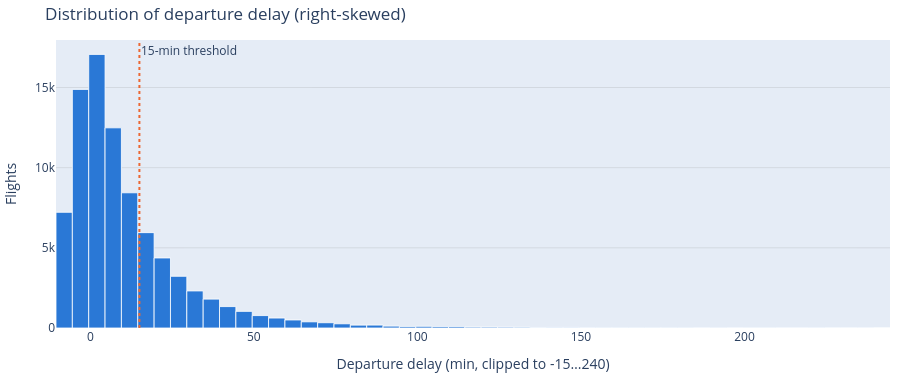
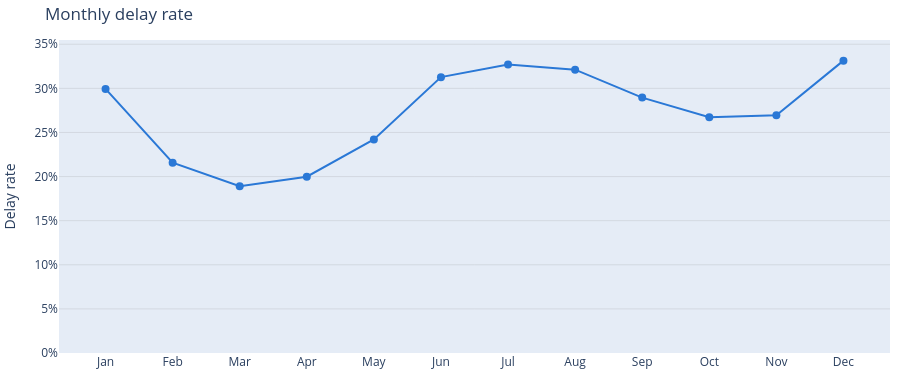

These figures' notebook cell, in order:
### Code cell
C.delay_histogram(df).show()
C.monthly_rate(df).show()

### Figure 1 — Plotly figure (JSON) as saved in the notebook; plotly's stock layout.template omitted (floating-point values rounded to 4 significant figures; data arrays with more than 128 entries replaced by an {"elided": "..."} marker saying what was removed)
{"data": [{"bingroup": "x", "hovertemplate": "Delay_Min=%{x}<br>count=%{y}<extra></extra>", "legendgroup": "", "marker": {"color": "#2a78d6", "line": {"color": "rgba(255,255,255,0.8)", "width": 1}, "pattern": {"shape": ""}}, "name": "", "nbinsx": 85, "orientation": "v", "showlegend": false, "type": "histogram", "x": {"elided": "84397 float values"}, "xaxis": "x", "yaxis": "y"}], "layout": {"annotations": [{"showarrow": false, "text": "15-min threshold", "x": 15, "xanchor": "left", "xref": "x", "y": 1, "yanchor": "top", "yref": "y domain"}], "barmode": "relative", "height": 380, "hoverlabel": {"namelength": -1}, "legend": {"orientation": "h", "tracegroupgap": 0, "x": 0, "y": 1.02, "yanchor": "bottom"}, "margin": {"b": 10, "l": 10, "r": 10, "t": 40}, "shapes": [{"line": {"color": "#eb6834", "dash": "dot"}, "type": "line", "x0": 15, "x1": 15, "xref": "x", "y0": 0, "y1": 1, "yref": "y domain"}], "title": {"text": "Distribution of departure delay (right-skewed)"}, "xaxis": {"anchor": "y", "domain": [0, 1], "showgrid": false, "title": {"text": "Departure delay (min, clipped to -15…240)"}}, "yaxis": {"anchor": "x", "domain": [0, 1], "gridcolor": "rgba(128,128,128,0.18)", "title": {"text": "Flights"}, "zeroline": false}}}

### Figure 2 — Plotly figure (JSON) as saved in the notebook; plotly's stock layout.template omitted (floating-point values rounded to 4 significant figures)
{"data": [{"hovertemplate": "%{x}: %{y:.1%}<extra></extra>", "line": {"color": "#2a78d6", "width": 2}, "marker": {"size": 8}, "mode": "lines+markers", "type": "scatter", "x": ["Jan", "Feb", "Mar", "Apr", "May", "Jun", "Jul", "Aug", "Sep", "Oct", "Nov", "Dec"], "y": [0.2994, 0.2157, 0.189, 0.1999, 0.2421, 0.3127, 0.3271, 0.3212, 0.2895, 0.2672, 0.2695, 0.3314]}], "layout": {"height": 380, "hoverlabel": {"namelength": -1}, "legend": {"orientation": "h", "x": 0, "y": 1.02, "yanchor": "bottom"}, "margin": {"b": 10, "l": 10, "r": 10, "t": 40}, "title": {"text": "Monthly delay rate"}, "xaxis": {"showgrid": false}, "yaxis": {"gridcolor": "rgba(128,128,128,0.18)", "rangemode": "tozero", "tickformat": ".0%", "title": {"text": "Delay rate"}, "zeroline": false}}}
